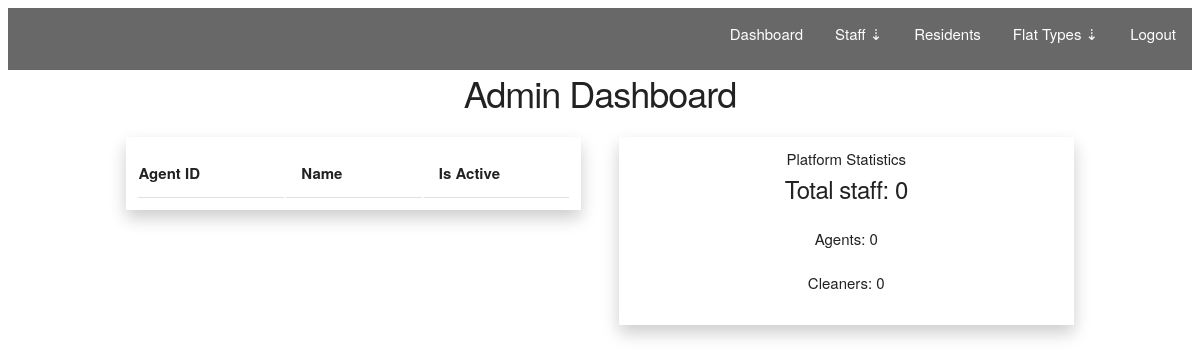
The app's page /dash (signed in), older data.
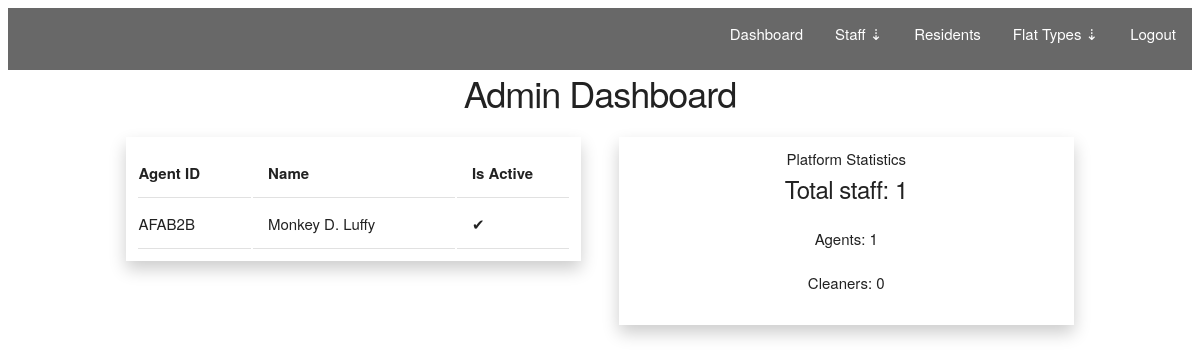
The same page, newer data.
### estate/models.py (models this page shows, shortened)
class User(UserMixin, db.Model):
    __tablename__ = 'users'
    id = db.Column(db.Integer, primary_key=True)
    user_tag = db.Column(db.String(64), unique=True)
    password_hash = db.Column(db.String(128))
    fullname = db.Column(db.String(128))
    email = db.Column(db.String(128))
    number = db.Column(db.String(64))
    is_active = db.Column(db.BOOLEAN)
    is_staff = db.Column(db.BOOLEAN, default=False)
    joined_date = db.Column(db.DateTime, default=datetime.now())
    lease_duration = db.Column(db.Integer)
    lease_expiry = db.Column(db.DateTime)
    lease_start = db.Column(db.DateTime)
    @property
    def password(self):
        raise AttributeError('PROPERTY NOT ACCESSIBLE')
    role_id = db.Column(db.Integer, db.ForeignKey('roles.id'), name='fk_user_role_id')
    payments = db.relationship('Payment', backref='resident', lazy='dynamic')
    flattype_id = db.Column(db.Integer, db.ForeignKey('flattypes.id'), name='fk_resident_flattype_id')
    def get_users(role: str) -> list:
        if role == 'staff':
            return User.query.filter_by(is_staff=True)
        ids = {'resident': 1, 'agent': 2, 'cleaner': 3}
        return User.query.filter_by(role_id=ids[role])

### estate/blueprints/admin/views.py (the view)
@admin.route('/dash')
@login_required
@admin_required
def dash():
    agents = User.get_users('agent').order_by(User.is_active.desc())
    cleaners = User.get_users('cleaner').count()
    total_staff = agents.count() + cleaners
    return render_template(
        'admin/dash.html', agents=agents, cleaners=cleaners, total_staff=total_staff
    )

### estate/models.py (called while the page is built)
@login_manager.user_loader
def load_user(user_id):
    return User.query.get(user_id)

### estate/templates/admin/dash.html (shortened to what this page needs)
{% extends "base.html" %}
{% block content %}
<header>
    {% include 'partials/admin_nav.html' %}
</header>
<div class="container">
    <h3>Admin Dashboard</h3>
    <div class="row">
        <div class="six columns">
            <table class="u-full-width shadow-div">
                <thead>
                    <tr>
                        <th>Agent ID</th>
                        <th>Name</th>
                        <th>Is Active</th>
                    </tr>
                </thead>
                <tbody>
                    {% for agent in agents %}
                    <tr>
                        <td>{{ agent.user_tag }}</td>
                        <td>{{ agent.fullname }}</td>
                        {% if agent.is_active %}
                        <td>✔</td>
                        {% else %}
                        <td>❌</td>
                        {% endif %}
                    </tr>
                    {% endfor %}
                </tbody>
            </table>
        </div>
        <div class="six columns">
            <div class="stats shadow-div">
                <span>Platform Statistics</span>
                <h5>Total staff: {{ total_staff }}</h5>
                <h6>Agents: {{ agents.count() }}</h6>
                <h6>Cleaners: {{ cleaners }}</h6>
            </div>
        </div>
    </div>
</div>
{% endblock %}

### estate/templates/base.html (shortened to what this page needs)
<!DOCTYPE html>
<html lang="en">
<head>
    <link rel="stylesheet" href="{{ url_for('static', filename='css/custom.css') }}", type="text/css">
    <link rel="stylesheet" href="{{ url_for('static', filename='css/skeleton.css')}}" type="text/css">
</head>
<body>
    <main>
        {% block content %}
        {% endblock %}
    </main>
</body>
</html>

### estate/templates/partials/admin_nav.html (shortened to what this page needs)
<nav>
    <nav class="u-pull-right">
        <div>
            <li style="list-style: none;">
                <a href="{{ url_for('.dash') }}">Dashboard</a>
            </li>
            <div class="dropdown">
                <a class="dropbtn">Staff &#8675;</a>
            </div>
            <li style="list-style: none;">
                <a href="{{ url_for('.residents') }}">Residents</a>
            </li>
            <div class="dropdown">
                <a class="dropbtn">Flat Types &#8675;</a>
            </div>
            <li style="list-style: none;">
                <a href="{{ url_for('.logout') }}">Logout</a>
            </li>
        </div>
    </nav>
</nav>

### estate/static/css/custom.css (style rules this page uses)
h3 { text-align: center; }
.stats { text-align: center; justify-content: center; align-items: center; }
.shadow-div { box-shadow: 0px 8px 16px 0px rgba(0,0,0,0.2); padding: 10px; }
nav { background-color: rgb(104, 104, 104); overflow: hidden; }
nav div { list-style-type: none; margin: 0; padding: 0; }
nav div li { float: left; }
nav div li a { display: block; color: white; text-align: center; padding: 14px 16px; text-decoration: none; }
.dropdown { float: left; overflow: hidden; }
.dropdown .dropbtn { display: block; color: white; text-align: center; padding: 14px 16px; text-decoration: none; }

### estate/static/css/skeleton.css (style rules this page uses)
.container { position: relative; width: 100%; max-width: 960px; margin: 0 auto; padding: 0 20px; box-sizing: border-box; }
.column, .columns { width: 100%; float: left; box-sizing: border-box; }
@media (min-width: 400px) { .container { width: 85%; padding: 0; } }
@media (min-width: 550px) { .container { width: 80%; } }
@media (min-width: 550px) { .column, .columns { margin-left: 4%; } }
@media (min-width: 550px) { .column:first-child, .columns:first-child { margin-left: 0; } }
@media (min-width: 550px) { .six.columns { width: 48%; } }
html { font-size: 62.5%; }
body { font-size: 1.5em; line-height: 1.6; font-weight: 400; font-family: "Raleway", "HelveticaNeue", "Helvetica Neue", Helvetica, Arial, sans-serif; color: #222; }
h1, h2, h3, h4, h5, h6 { margin-top: 0; margin-bottom: 2rem; font-weight: 300; }
h3 { font-size: 3.0rem; line-height: 1.3; letter-spacing: -.1rem; }
h5 { font-size: 1.8rem; line-height: 1.5; letter-spacing: -.05rem; }
h6 { font-size: 1.5rem; line-height: 1.6; letter-spacing: 0; }
@media (min-width: 550px) { h3 { font-size: 3.6rem; } }
@media (min-width: 550px) { h5 { font-size: 2.4rem; } }
@media (min-width: 550px) { h6 { font-size: 1.5rem; } }
a { color: #1EAEDB; }
li { margin-bottom: 1rem; }
th, td { padding: 12px 15px; text-align: left; border-bottom: 1px solid #E1E1E1; }
th:first-child, td:first-child { padding-left: 0; }
th:last-child, td:last-child { padding-right: 0; }
pre, blockquote, dl, figure, table, p, ul, ol, form { margin-bottom: 2.5rem; }
.u-full-width { width: 100%; box-sizing: border-box; }
.u-pull-right { float: right; }
.container:after, .row:after, .u-cf { content: ""; display: table; clear: both; }

Row changes from the older to the newer data that the page shows:
added User: user_tag "AFAB2B", fullname "Monkey D. Luffy"
Text that changed along with them:
{{ total_staff }}: "0" → "1"
{{ agents.count() }}: "0" → "1"
